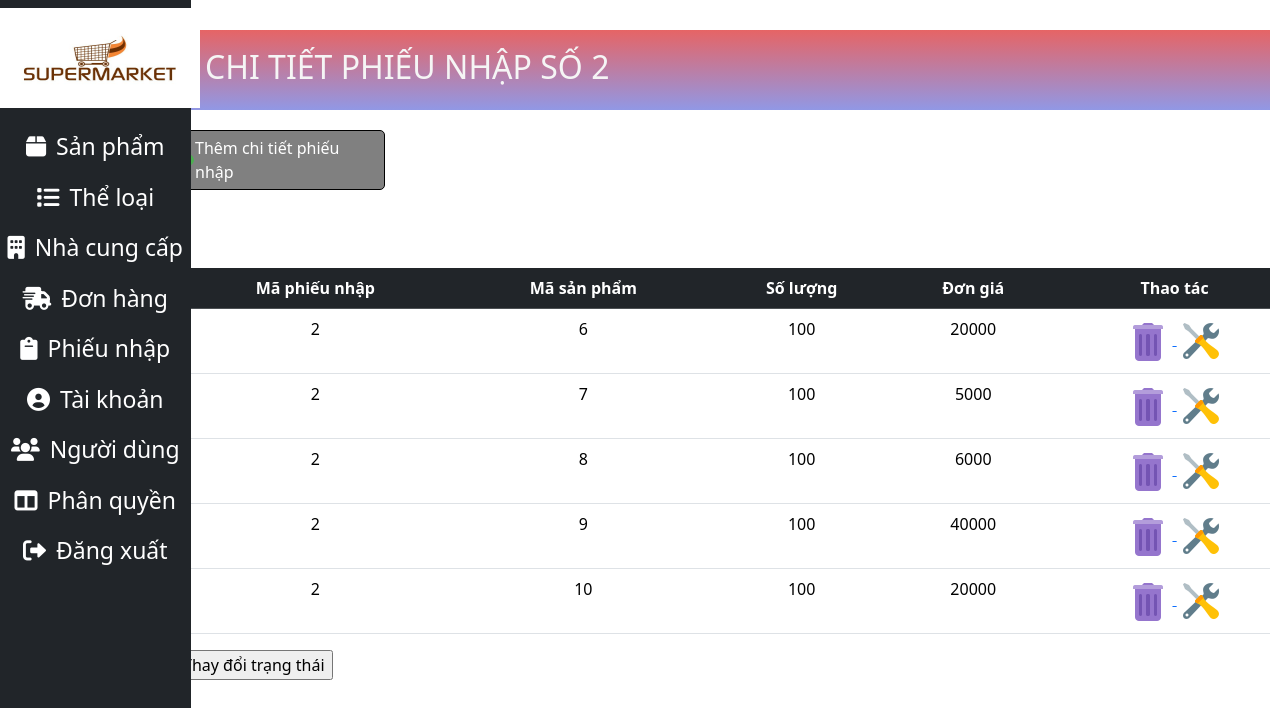
The page /admin/index.php?action=showImportDetail&id=2&tt=0 on the database its author committed.
### tables this page shows
CREATE TABLE `ct_phieunhap` (
  `ma_phieu` int(11) NOT NULL,
  `ma_sp` int(11) NOT NULL,
  `so_luong` int(11) NOT NULL,
  `don_gia` int(11) NOT NULL
);

### database/database.php (called while the page is built, shortened)
<?php
class Database
{
    private $host = "localhost";
    private $username = "root";
    private $password = "";
    private $database = "sieuthi";
    private $conn;
    public function __construct()
    {
        $this->conn = $this->connectDB();
    }
    private function connectDB()
    {
        $conn = mysqli_connect($this->host, $this->username, $this->password, $this->database);
        mysqli_query($conn,"SET NAMES 'utf8'");
        return $conn;
    }
    public function select($query)
    {
        $result = mysqli_query($this->conn, $query);
        if ($result) {
            $data = mysqli_fetch_all($result, MYSQLI_ASSOC);
            return $data;
        } else {
            die(mysqli_error($this->conn));
        }
    }
}

### admin/model/phieunhapModel.php (called while the page is built, shortened)
<?php
require_once("../database/database.php");
class PhieuNhapModel
{
    private $db;
    public function __construct()
    {
        $this->db= new Database();
    }
    public function getAllProductSelect()
    {
        $query = "SELECT * FROM sanpham";
        return $this->db->select($query);
    }
    public function getImportDetailById($id)
    {
        $query = "SELECT * FROM ct_phieunhap WHERE ma_phieu = $id";
        return  $this->db->select($query);
    }
}
?>

### admin/views/ct_phieunhapView.php (the view, shortened to what this page needs)
<!DOCTYPE html>
<html lang="vi">
<head>
    <link rel="stylesheet" href="../../css/admin.css">
    <link rel="stylesheet" href="https://cdnjs.cloudflare.com/ajax/libs/font-awesome/6.0.0-beta3/css/all.min.css">
    <link href="https://cdn.jsdelivr.net/npm/bootstrap@5.3.3/dist/css/bootstrap.min.css" rel="stylesheet">
</head>
<body>
<div class="product_view">
<div class="product_view_container">
    <h2>CHI TIẾT PHIẾU NHẬP SỐ  <?php echo $id;?></h2>
    <?php if ($tt == 0): ?>
    <a class="category_add" style="width:210px" href="#" onclick="showAddForm()">
    <img src="../img/plus.png" alt="">Thêm chi tiết phiếu nhập</a>
    <?php endif; ?>
    <table class="table table-hover">
        <thead class="table-dark">
            <tr>
                <th>Mã phiếu nhập </th>
                <th>Mã sản phẩm</th>
                <th >Số lượng</th>
                <th>Đơn giá</th>
                <?php if ($tt == 0): ?>
                <th>Thao tác</th>
                <?php endif; ?>
            </tr>
        </thead>
        <tbody>
            <?php foreach ($importdetaillist as $importdetail) : ?>
                <tr>
                    <td><?php echo $importdetail['ma_phieu']; ?></td>
                    <td><?php echo $importdetail['ma_sp']; ?></td>
                    <td><?php echo $importdetail['so_luong']; ?></td>
                    <td><?php echo $importdetail['don_gia']; ?></td>
                    <?php if ($tt == 0): ?>
                    <td>
                    <?php foreach ($products as $product): ?>
                        <?php if ($product['ma_sp'] === $importdetail['ma_sp']): ?>
                            <?php $tentam = $product['ten_sp']; ?>
                        <?php endif; ?>
                    <?php endforeach; ?>
                        <a onclick="return confirmDelete();" href="index.php?action=deleteImportDetail&id=<?php echo $id; ?>&tt=<?php echo $tt; ?>&masp=<?php echo $importdetail['ma_sp']; ?>&sl=<?php echo $importdetail['so_luong']; ?>&dg=<?php echo $importdetail['don_gia']; ?>">
                        <img class="del_icon" src="../img/delete.png" alt="">
                    </a>
                        <a href="#" onclick="showUpdateForm('<?php echo $importdetail['ma_phieu']; ?>','<?php echo $importdetail['ma_sp'];?>','<?php echo $importdetail['so_luong'];?>','<?php echo $importdetail['don_gia'];?>','<?php echo $tentam;?>')">
                        <img class="update_icon" src="../img/update.png" alt="">
                    </a>
                    </td>
                    <?php endif; ?>
                </tr>
            <?php endforeach; ?>
        </tbody>
    </table>
    <?php
     if ($tt == 0):
            echo '<form id="" class="form_tt_CTPN" onsubmit="return confirmUpdate();" action="index.php?action=changelockImport" method="post">';
            echo '
            <input type="hidden" name="changeLock" value="1">
            <input type="hidden" name="ma_phieu" readonly value="' . $id . '">
            <input type ="submit" value="Thay đổi trạng thái">
            </form>';
        endif;
        ?>
</div>
</div>
</body>
</html>

### css/admin.css (style rules this page uses)
body { margin: 0; padding: 0; width: 100%; height: 100%; }
.product_view { display: flex; justify-content: center; }
.product_view_container { margin-top: 30px; }
.product_view_container table { width: 1120px; margin-left: 200px; }
.product_view_container table tr { text-align: center; }
.product_view h2 { margin-left:200px; margin-bottom: 20px; background: linear-gradient(#e66465, #9198e5); height: 80px; padding-left: 30px; padding-top: 18px; color: whitesmoke; }
.category_add { display: flex; width: 150px; margin-bottom: 30px; text-decoration: none; border: 1px solid black; padding: 5px; align-items: center; color: white; border-radius: 5px; background-color: grey; margin-left: 200px; }
.form_tt_CTPN { margin-left: 200px; margin-bottom: 20px; }

### rows shown on the page
ct_phieunhap: ma_phieu "2", ma_sp "6", so_luong "100", don_gia "20000"
ct_phieunhap: ma_phieu "2", ma_sp "7", so_luong "100", don_gia "5000"
ct_phieunhap: ma_phieu "2", ma_sp "8", so_luong "100", don_gia "6000"
ct_phieunhap: ma_phieu "2", ma_sp "9", so_luong "100", don_gia "40000"
ct_phieunhap: ma_phieu "2", ma_sp "10", so_luong "100", don_gia "20000"

### other values the page prints
$id "2"
